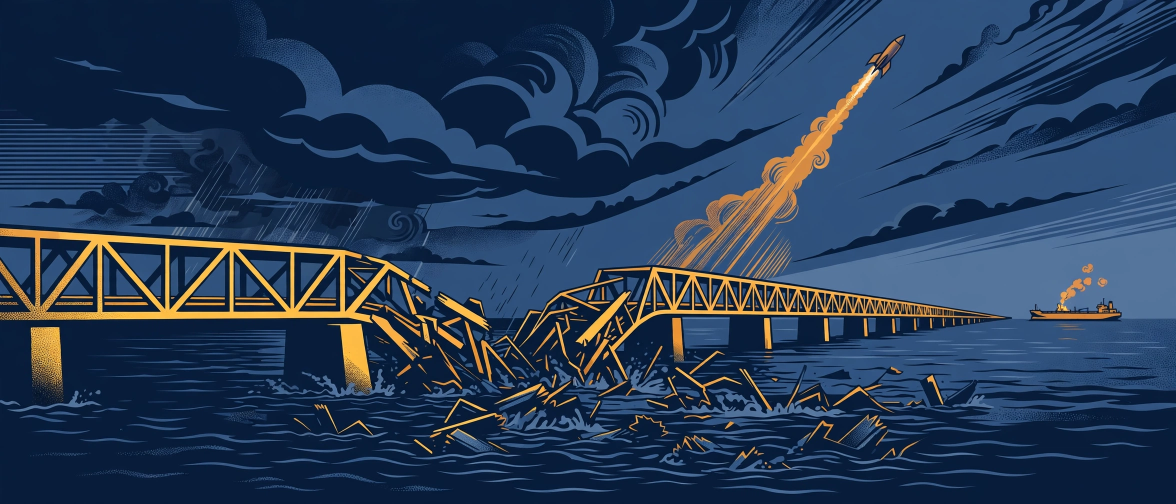
#> input picture assets/media-generation-hero-bridge-strait-0-a32fb321-652e-4372-8607-8ec2a891a281.webp, 2352 x 1008 px (shown at 1/2 size)
$ python compose_poster.py
#> lines starting #> are read from the running program, lines starting #| are printed output that depends on the picture
#!/usr/bin/env python3
"""Compose the 17 November 2026 world-news poster (1024x1024).

Own work: headlines researched from BBC / Al Jazeera / Reuters / AP / NPR
briefings of 17 Nov 2026; hero illustration generated for this entry;
layout and typography composed here with PIL. No copied news photos.
"""
import os
from PIL import Image, ImageDraw, ImageFont

HERE = os.path.dirname(os.path.abspath(__file__))
FONTS = "/home/hatch/workspace/fonts"
HERO = os.path.join(
    HERE, "assets",
    "media-generation-hero-bridge-strait-0-a32fb321-652e-4372-8607-8ec2a891a281.webp",
)

W, H = 1024, 1024
NAVY = (13, 27, 46)
NAVY2 = (18, 38, 62)
GOLD = (212, 160, 60)
PAPER = (247, 243, 234)
INK = (18, 24, 33)
MUTED = (90, 96, 104)
RULE = (200, 192, 172)
WHITE = (255, 255, 255)

TAG_COLORS = {
    "UKRAINE": (168, 42, 42),
    "HORMUZ": (176, 92, 12),
    "ASIA": (24, 96, 74),
    "SPACE": (58, 74, 140),
    "BANKING": (110, 60, 130),
    "EUROPE": (30, 90, 140),
}


def font(name, size):
    return ImageFont.truetype(os.path.join(FONTS, name), size)


F_MAST = font("PlusJakartaSans-Bold.ttf", 58)
F_DATE = font("PlusJakartaSans-SemiBold.ttf", 30)
F_TAG = font("PlusJakartaSans-Bold.ttf", 21)
F_HEAD = font("PlusJakartaSans-Bold.ttf", 27)
F_BODY = font("PlusJakartaSans-Regular.ttf", 20)
F_FOOT = font("PlusJakartaSans-Regular.ttf", 17)

STORIES = [
    ("UKRAINE", "Kerch Bridge span collapses\nin Ukrainian strike",
     "Kyiv's river bridges hit by Russian missiles as the Crimea link is severed.",
     "BBC / Al Jazeera"),
    ("HORMUZ", "Tankers hit mines near\nthe Strait of Hormuz",
     "Two tankers catch fire; a third US carrier arrives in the Gulf.",
     "Reuters / Al Jazeera"),
    ("ASIA", "Trump lands in Manila,\nbound for Xi\u2013Putin talks",
     "ASEAN summit opens ahead of Thursday's trilateral in Shenzhen.",
     "Associated Press"),
    ("SPACE", "Vulcan rocket fails;\n40 Amazon satellites lost",
     "ULA launch anomaly destroys the Leo internet payload minutes in.",
     "Spaceflight Now"),
    ("BANKING", "JPMorgan blames software\nbug for Monday outage",
     "Online banking, branches and Zelle slowed \u2014 no cyberattack, bank says.",
     "ABC News"),
    ("EUROPE", "Estonia to shut Russia\nborder crossings",
     "From 1 December, citing a foiled plot to bomb a drone plant.",
     "NPR"),
]


def wrap(draw, text, fnt, max_w):
    words = text.split()
    lines, cur = [], ""
    for w in words:
        trial = (cur + " " + w).strip()
        if draw.textlength(trial, font=fnt) <= max_w:
            cur = trial
        else:
            if cur:
                lines.append(cur)
            cur = w
    if cur:
        lines.append(cur)
    return lines


def build():
    img = Image.new("RGB", (W, H), PAPER)
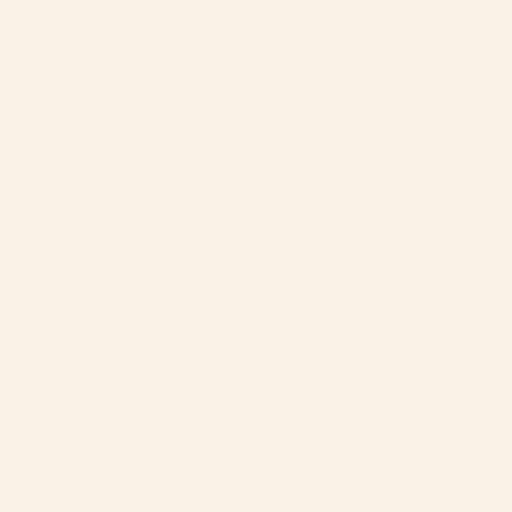
#> img: PIL image 1024x1024 RGB (shown at 1/2 size); mean R, G, B 247, 243, 234
    d = ImageDraw.Draw(img)

    # --- masthead ---
    d.rectangle([0, 0, W, 118], fill=NAVY)
    d.rectangle([0, 118, W, 122], fill=GOLD)
    d.text((48, 22), "THE WORLD IN ONE DAY", font=F_MAST, fill=WHITE)
    d.text((48, 84), "TUESDAY  \u00b7  17 NOVEMBER 2026", font=F_DATE, fill=GOLD)

    # --- hero illustration ---
    hero = Image.open(HERO).convert("RGB")
#> hero is the input picture: PIL image 2352x1008 RGB; mean R, G, B 39, 59.4, 86.8
    # cover-crop to 1024x300
    tw, th = 1024, 300
    scale = max(tw / hero.width, th / hero.height)
#> scale = 0.435
    hero = hero.resize((int(hero.width * scale) + 1, int(hero.height * scale) + 1),
                       Image.LANCZOS)
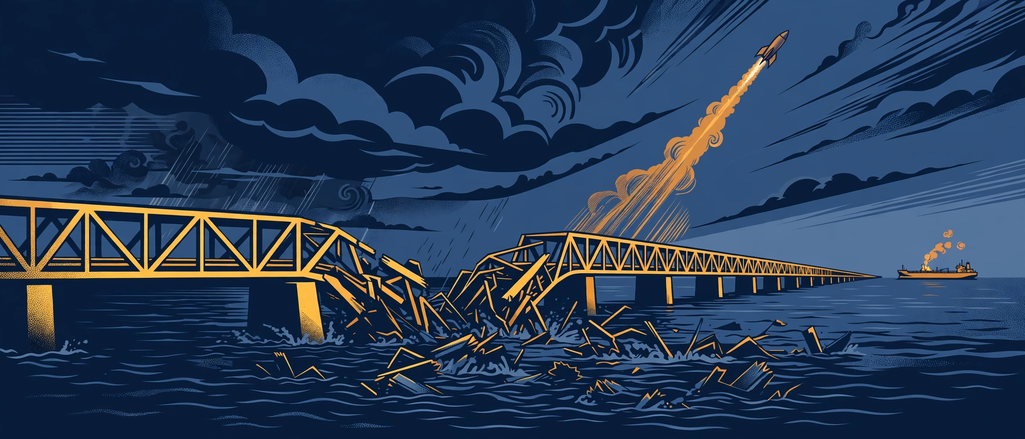
#> hero: PIL image 1025x439 RGB; mean R, G, B 39, 59.4, 86.8
    x0 = (hero.width - tw) // 2
#> x0 = 0
    y0 = (hero.height - th) // 2
#> y0 = 69
    hero = hero.crop((x0, y0, x0 + tw, y0 + th))
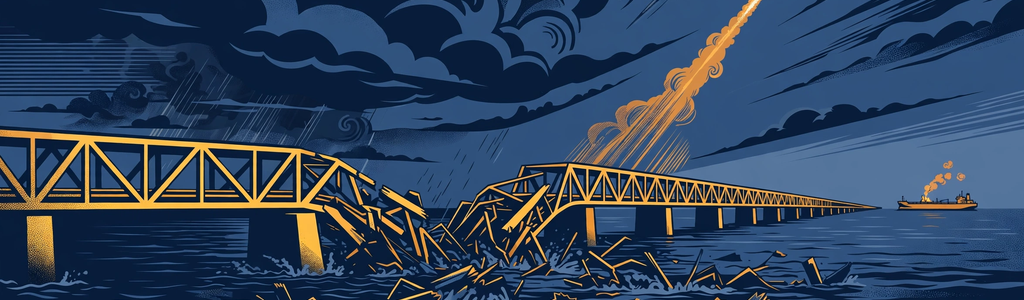
#> hero: PIL image 1024x300 RGB; mean R, G, B 48.3, 67.5, 92.7
    img.paste(hero, (0, 122))
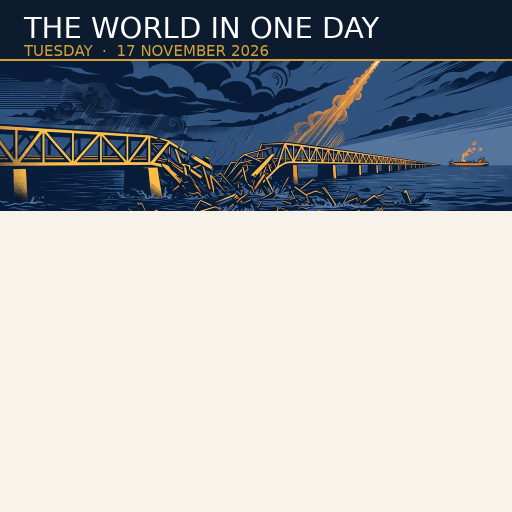
#> img: PIL image 1024x1024 RGB (shown at 1/2 size); mean R, G, B 164.3, 168.7, 172
    d.rectangle([0, 422, W, 426], fill=GOLD)

    # --- story grid: 2 cols x 3 rows ---
    gx, gy = 48, 448
    cw, ch = 448, 168
    gapx, gapy = 32, 10
    for i, (tag, head, body, src) in enumerate(STORIES):
        col, row = i % 2, i // 2
        x = gx + col * (cw + gapx)
        y = gy + row * (ch + gapy)
        color = TAG_COLORS[tag]
        d.text((x, y), tag, font=F_TAG, fill=color)
        d.line([(x, y + 30), (x + 64, y + 30)], fill=color, width=3)
        yy = y + 42
        for line in head.split("\n"):
            d.text((x, yy), line, font=F_HEAD, fill=INK)
            yy += 32
        for line in wrap(d, body, F_BODY, cw):
            d.text((x, yy), line, font=F_BODY, fill=MUTED)
            yy += 25
        d.text((x, yy + 2), "Source: " + src, font=F_FOOT, fill=(140, 130, 110))
        if col == 0:
            d.line([(x + cw + 16, y + 4), (x + cw + 16, y + ch - 8)], fill=RULE, width=1)

    # --- footer ---
    d.line([(48, 994), (976, 994)], fill=RULE, width=1)
    d.text((48, 1001), "Six stories that defined the day  \u00b7  Headlines as reported 17 Nov 2026",
           font=F_FOOT, fill=MUTED)

    out = os.path.join(HERE, "entry.png")
    img.save(out, "PNG", optimize=True)
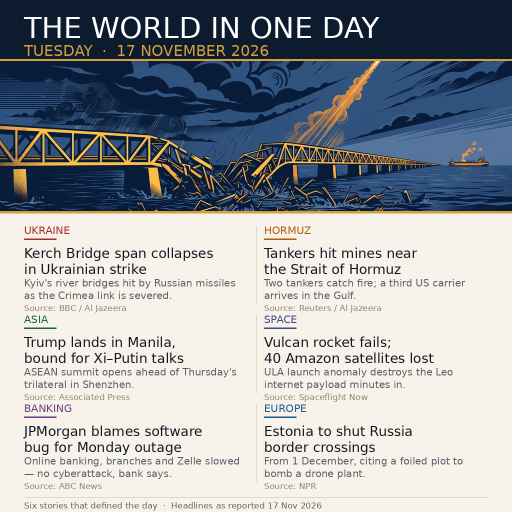
#> saved as entry.png: PIL image 1024x1024 RGB (shown at 1/2 size); mean R, G, B 156.3, 160.7, 164.3
    return out


if __name__ == "__main__":
    path = build()
    im = Image.open(path)
    print(path, im.size, os.path.getsize(path), "bytes")
#| entry.png (1024, 1024) 510032 bytes
